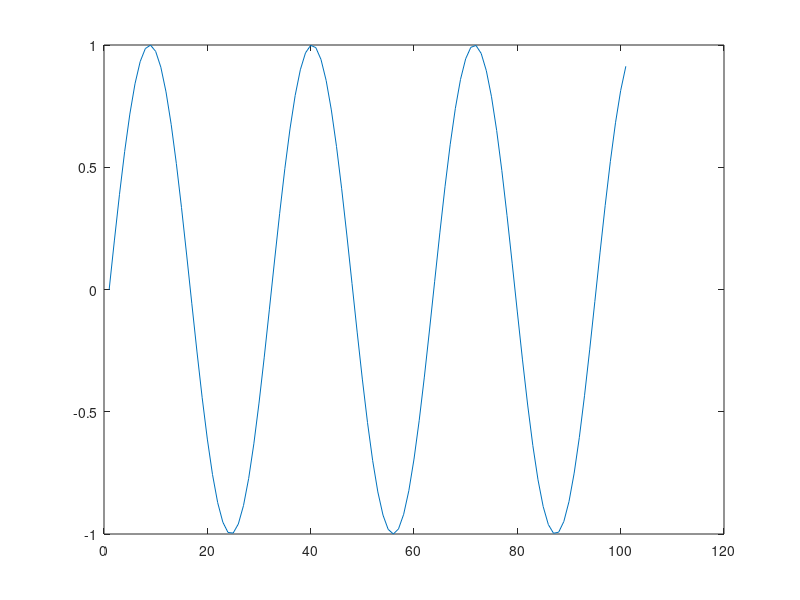

The MATLAB source for this figure: (Note: this script raises an error after producing the figure.)
% test forward and backward prediction

t = 0:0.01:1;
data = sin(t*20);
plot(data)

k = 1;
initial_density = normal_density(zeros(k,1), eye(k));
obj = ar_density(k, lls_density(0.7, 0.01), initial_density);

data = sample(obj, 200);
plot(data)

obj = train(obj, {data});
disp(obj);

data = fliplr(data);
obj = train(obj, {data});
disp(obj);
